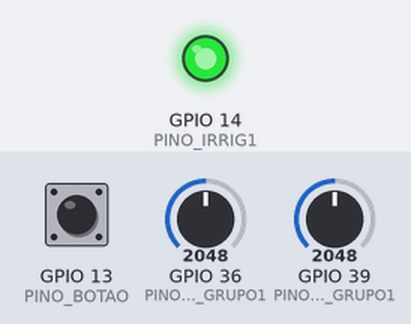
Simulated run of this sketch. Board: ESP32. On the bench: output pins drawn as LEDs (lit = HIGH). Inputs (shaded band) come from the test bench; at power-on: GPIO 13 (PINO_BOTAO) LOW, GPIO 36 (PINO_TEMP_GRUPO1) = 2048, GPIO 39 (PINO_UMID_GRUPO1) = 2048. WiFi joins after 1.5 s; servers stay silent unless stated; uploads are accepted with an empty reply; web services answer with replies made up by the test bench; what the sketch prints to the serial monitor is not drawn.

Above: at 6.6 s.
At 16.8 s:
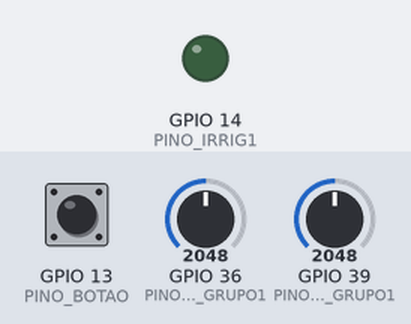
Timing chart, 0 to 28.0 s (numbered marks = the images above):
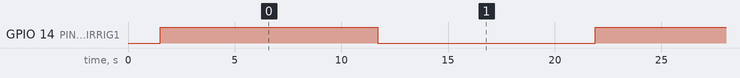

The sketch:

Sketch.ino
```cpp
#include <WiFi.h>
#include <HTTPClient.h>
#include <ArduinoJson.h>

// ==== CONFIGURAÇÃO Wi‑Fi ====
const char* ssid     = "Wokwi-GUEST";
const char* password = "";

// ==== CONFIGURAÇÃO ThingsBoard ====
const char* tbServer = "demo.thingsboard.io";
const char* tbToken  = "";  // seu Access Token

// ==== CONFIGURAÇÃO CallMeBot WhatsApp ====
const char* waApiUrl   = "https://api.callmebot.com/whatsapp.php";
const char* WA_PHONE   = ""; // seu número
const char* WA_API_KEY = ""; // sua API Key

// ==== PINOS ESP32 ====
#define PINO_BOTAO       13
#define PINO_TEMP_GRUPO1 36
#define PINO_UMID_GRUPO1 39
#define PINO_IRRIG1      14

#define TEMPO_IRRIGACAO_MANUAL 10000  // 10 segundos

struct Grupo {
  const char* nome;
  int pinoIrrig;
  int pinoTemp;
  int pinoUmid;
  float tempMin;
  float tempMax;
  float umidMin;
  float umidMax;
};

Grupo grupos[] = {
  // nome,     pinoIrrig,    pinoTemp,       pinoUmid,       tempMin, tempMax, umidMin, umidMax
  {"Grupo 1", PINO_IRRIG1, PINO_TEMP_GRUPO1, PINO_UMID_GRUPO1, 15.0,    22.0,    50.0,    80.0 }
};
const int numGrupos = sizeof(grupos) / sizeof(grupos[0]);

void conectarWiFi();
void reconectarWiFi();
void sendAllToThingsBoard(const StaticJsonDocument<512>& doc);
void sendWhatsApp(const String& msg);
String urlencode(const String& str);
bool botaoPressionado();
float lerTemperatura(int pino);
float lerUmidade(int pino);
void controlarIrrigacao(Grupo& g, float t, float u);
void irrigacaoManual();

void setup() {
  Serial.begin(115200);
  Serial.println("Iniciando Wi‑Fi...");
  conectarWiFi();

  pinMode(PINO_BOTAO, INPUT);
  for (int i = 0; i < numGrupos; i++) {
    pinMode(grupos[i].pinoIrrig, OUTPUT);
    digitalWrite(grupos[i].pinoIrrig, LOW);
  }

  Serial.println("Setup concluído!");
}

void loop() {
  reconectarWiFi();

  if (botaoPressionado()) {
    Serial.println(">> Botão manual: irrigação ON");
    irrigacaoManual();
  } else {
    StaticJsonDocument<512> doc;

    for (int i = 0; i < numGrupos; i++) {
      Grupo& g = grupos[i];
      float t = lerTemperatura(g.pinoTemp);
      float u = lerUmidade(g.pinoUmid);

      Serial.printf("[%s] T=%.1f°C U=%.1f%%\n", g.nome, t, u);
      controlarIrrigacao(g, t, u);

      String kT = String("temp_") + (i + 1);
      String kU = String("umid_") + (i + 1);
      doc[kT] = t;
      doc[kU] = u;
    }

    sendAllToThingsBoard(doc);
  }

  delay(10000);
}

void conectarWiFi() {
  WiFi.begin(ssid, password);
  Serial.print("Wi‑Fi conectando...");
  while (WiFi.status() != WL_CONNECTED) {
    delay(500);
    Serial.print(".");
  }
  Serial.printf("\nConectado! IP: %s\n", WiFi.localIP().toString().c_str());
}

void reconectarWiFi() {
  if (WiFi.status() != WL_CONNECTED) {
    Serial.println("\nWi‑Fi perdido! Reconectando...");
    conectarWiFi();
  }
}

void sendAllToThingsBoard(const StaticJsonDocument<512>& doc) {
  if (WiFi.status() != WL_CONNECTED) return;
  HTTPClient http;
  String url = String("http://") + tbServer + "/api/v1/" + tbToken + "/telemetry";
  http.begin(url);
  http.addHeader("Content-Type", "application/json");

  String body;
  serializeJson(doc, body);

  int code = http.POST(body);
  Serial.printf("TB envio → código %d\n", code);
  http.end();
}

void sendWhatsApp(const String& msg) {
  if (WiFi.status() != WL_CONNECTED) return;
  HTTPClient http;
  String fullUrl = String(waApiUrl)
                   + "?phone=" + WA_PHONE
                   + "&apikey=" + WA_API_KEY
                   + "&text="   + urlencode(msg);
  http.begin(fullUrl);
  int code = http.GET();
  Serial.printf("WhatsApp API → código %d\n", code);
  http.end();
}

String urlencode(const String& str) {
  String enc;
  char buf[5];
  for (auto c : str) {
    if (isalnum(c) || c == '-' || c == '_' || c == '.' || c == '~') {
      enc += c;
    } else {
      sprintf(buf, "%%%02X", (uint8_t)c);
      enc += buf;
    }
  }
  return enc;
}

bool botaoPressionado() {
  return digitalRead(PINO_BOTAO) == HIGH;
}

float lerTemperatura(int pino) {
  int v = analogRead(pino);
  float vol = v * (3.3f / 4095.0f);
  return (vol - 0.5f) * 100.0f;
}

float lerUmidade(int pino) {
  int v = analogRead(pino);
  return map(v, 0, 4095, 0, 100);
}

void controlarIrrigacao(Grupo& g, float t, float u) {
  // Verifica se está fora da faixa ideal (min/max)
  bool foraFaixa = (t > g.tempMax)
                 || (u < g.umidMin);

  if (foraFaixa) {
    digitalWrite(g.pinoIrrig, HIGH);
    Serial.println("! Irrigando (condições fora do ideal) por 10s");
    String m = String(g.nome) + ": Irrigação ON (T=" + String(t, 1)
               + "°C U=" + String(u, 1) + "%) por 10s";
    sendWhatsApp(m);
    delay(10000);
    digitalWrite(g.pinoIrrig, LOW);
  } else {
    digitalWrite(g.pinoIrrig, LOW);
    Serial.println("OK: sem irrigacao");
  }
}

void irrigacaoManual() {
  for (auto& g : grupos) digitalWrite(g.pinoIrrig, HIGH);
  delay(TEMPO_IRRIGACAO_MANUAL);
  for (auto& g : grupos) digitalWrite(g.pinoIrrig, LOW);
  Serial.println(">> Irrigação manual finalizada");
}
```

Measured:
- by itself, GPIO 14 (PINO_IRRIG1): alternates HIGH for 10.2 s and LOW for 10.2 s
